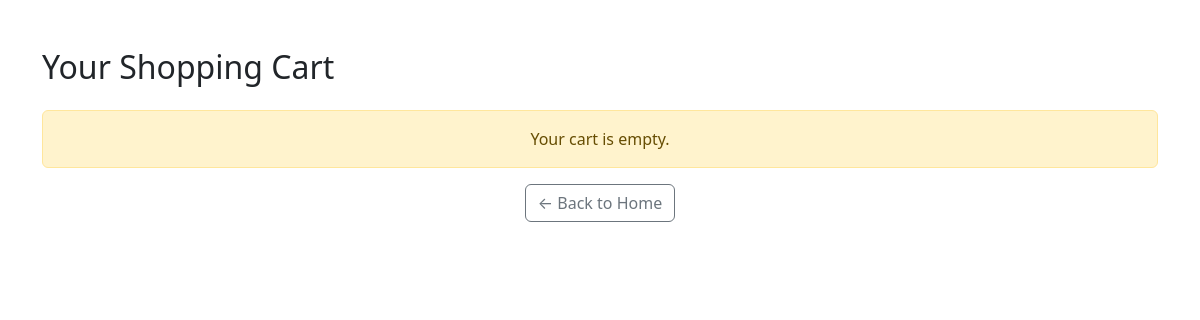
The app's page /cart/ (signed in), older data.
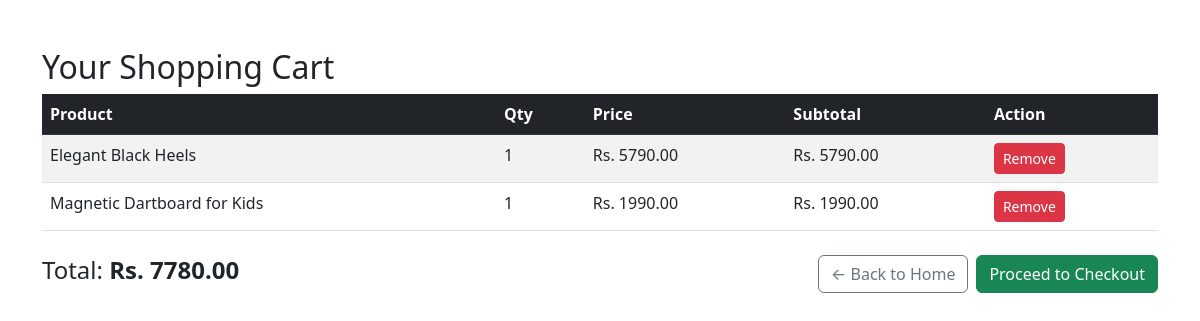
The same page, newer data.
### store/models.py (models this page shows, shortened)
class CartItem(models.Model):
    user = models.ForeignKey(User, on_delete=models.CASCADE)
    product = models.ForeignKey(Product, on_delete=models.CASCADE)
    quantity = models.PositiveIntegerField(default=1)
    def subtotal(self):
        return self.quantity * self.product.price

class Product(models.Model):
    name = models.CharField(max_length=100)
    description = models.TextField()
    price = models.DecimalField(max_digits=10, decimal_places=2)
    image = models.ImageField(upload_to='product_images/')
    category = models.ForeignKey(Category, on_delete=models.CASCADE)
    is_deal = models.BooleanField(default=False)
    likes = models.ManyToManyField(User, related_name='liked_products', blank=True)

### store/views.py (the view)
# urls.py: path('cart/', views.view_cart, name='view_cart'),
@login_required
@never_cache
def view_cart(request):
    cart_items = CartItem.objects.filter(user=request.user)
    total = sum(item.subtotal() for item in cart_items)
    return render(request, 'store/cart.html', {
        'cart_items': cart_items,
        'total': total
    })

### store/context_processors.py (called while the page is built)
def cart_item_count(request):
    if request.user.is_authenticated:
        count = sum(item.quantity for item in CartItem.objects.filter(user=request.user))
    else:
        count = 0
    return {'cart_item_count': count}

### store/templates/store/cart.html (shortened to what this page needs)
<!DOCTYPE html>
<html>
<head>
  <link href="https://cdn.jsdelivr.net/npm/bootstrap@5.3.0/dist/css/bootstrap.min.css" rel="stylesheet">
</head>
<body>
<div class="container mt-5">
  <h2>Your Shopping Cart</h2>
  {% if cart_items %}
    <table class="table table-striped">
      <thead class="table-dark">
        <tr>
          <th>Product</th>
          <th>Qty</th>
          <th>Price</th>
          <th>Subtotal</th>
          <th>Action</th>
        </tr>
      </thead>
      <tbody>
        {% for item in cart_items %}
          <tr>
            <td>{{ item.product.name }}</td>
            <td>{{ item.quantity }}</td>
            <td>Rs. {{ item.product.price }}</td>
            <td>Rs. {{ item.subtotal }}</td>
            <td>
              <a href="{% url 'remove_from_cart' item.product.id %}" class="btn btn-danger btn-sm">
                Remove
              </a>
            </td>
          </tr>
        {% endfor %}
      </tbody>
    </table>
    <div class="d-flex justify-content-between align-items-center mt-4">
      <h4>Total: <strong>Rs. {{ total }}</strong></h4>
      <div class="d-flex gap-2">
        <a href="{% url 'home' %}" class="btn btn-outline-secondary">← Back to Home</a>
        <a href="{% url 'checkout' %}" class="btn btn-success">Proceed to Checkout</a>
      </div>
    </div>
  {% else %}
    <div class="alert alert-warning text-center mt-4">
      Your cart is empty.
    </div>
    <div class="text-center mt-3">
      <a href="{% url 'home' %}" class="btn btn-outline-secondary">
        ← Back to Home
      </a>
    </div>
  {% endif %}
</div>
</body>
</html>

Row changes from the older to the newer data that the page shows:
added CartItem: product.name "Elegant Black Heels", quantity "1", product.price "5790.00", subtotal "5790.00"
added CartItem: product.name "Magnetic Dartboard for Kids", quantity "1", product.price "1990.00", subtotal "1990.00"
Text that changed along with them:
{{ total }}: (not shown) → "7780.00"
text no longer shown: "Your cart is empty."
text now shown: "Product Qty Price Subtotal Action Total: Rs. Proceed to Checkout"
